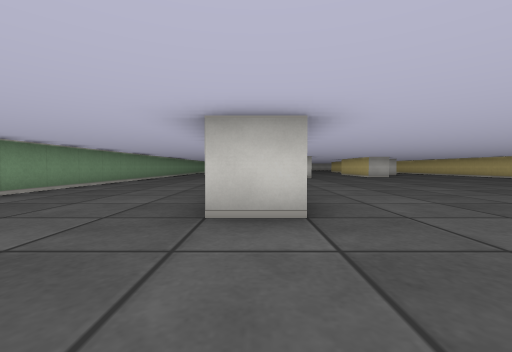
View 1 (above)

19 first-person views from a walk through a cub3D ray-caster map. The camera is about half as high as the walls, tilts 2° down and sees 90° across. The floor is counted in squares. Each view is taken from the middle of a square. On the plan, view 1 faces up. The plan holds only what a view shows up to about 9 squares ahead; the rest is blank.

View 2
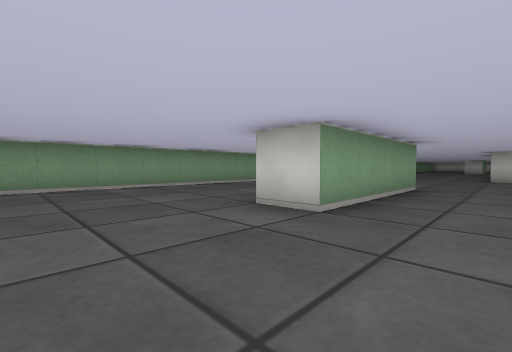

View 3
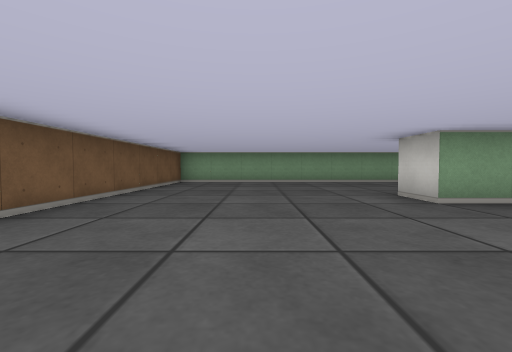

View 4
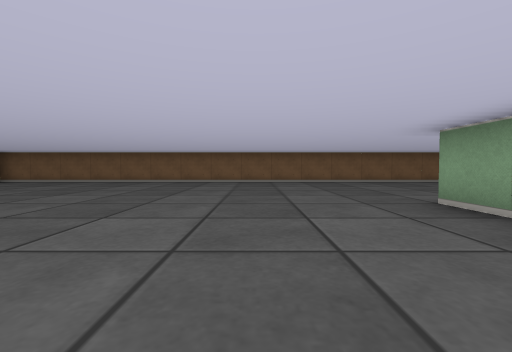

View 5
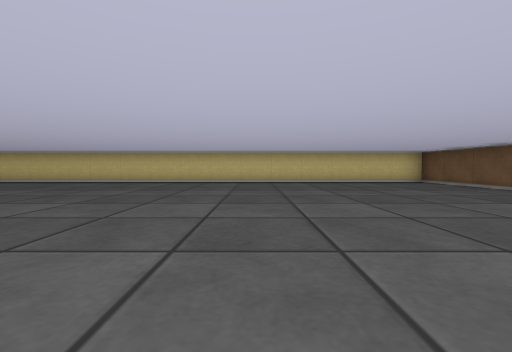

View 6
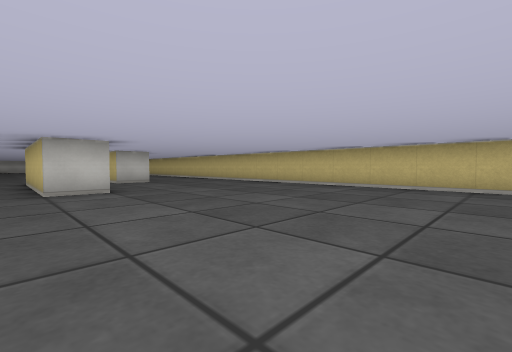

View 7
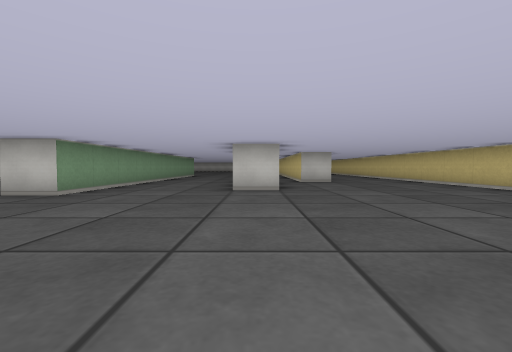

View 8
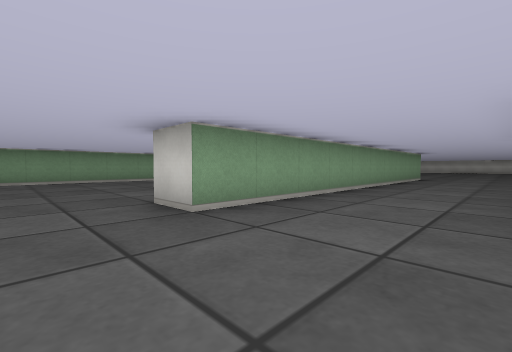

View 9
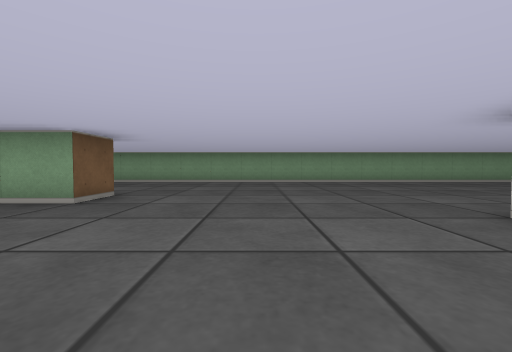

View 10
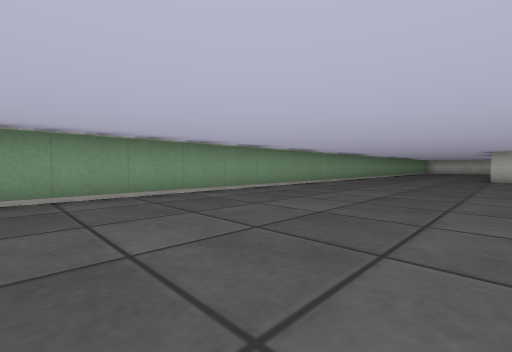

View 11
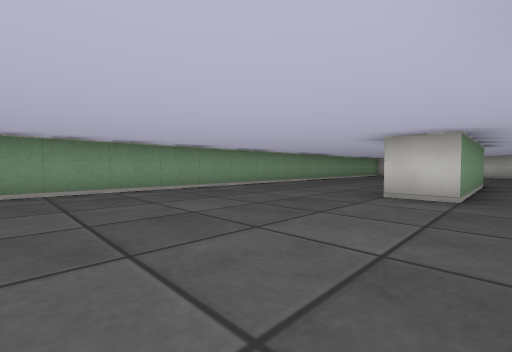

View 12
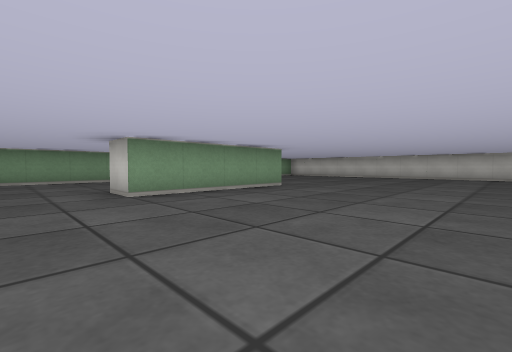

View 13
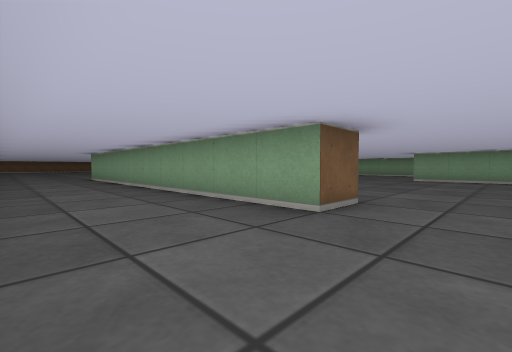

View 14
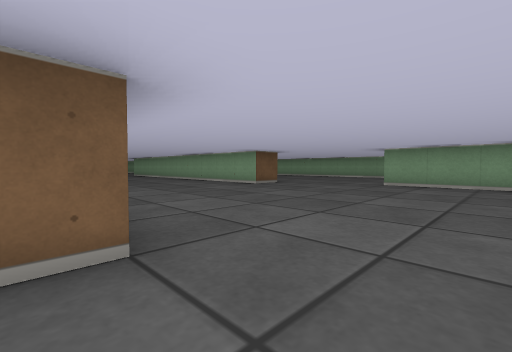

View 15
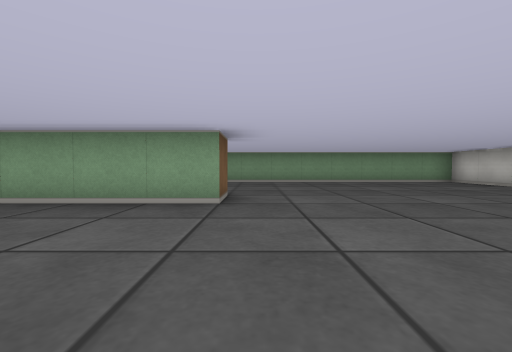

View 16
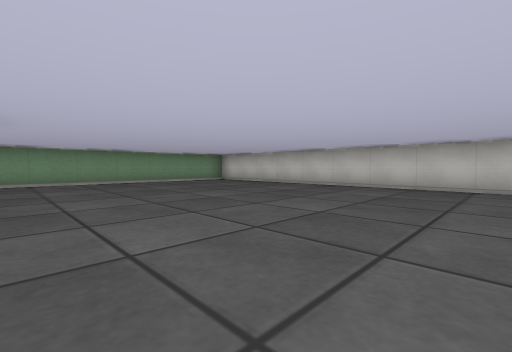

View 17
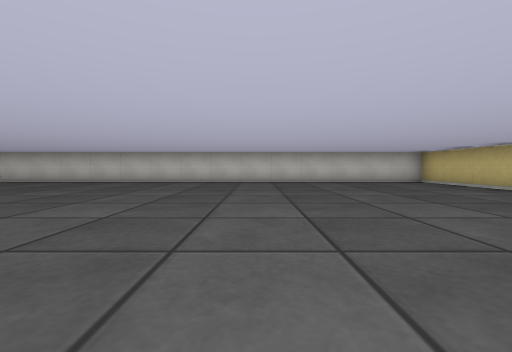

View 18
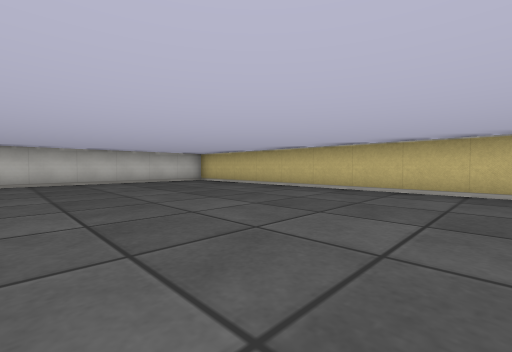

View 19
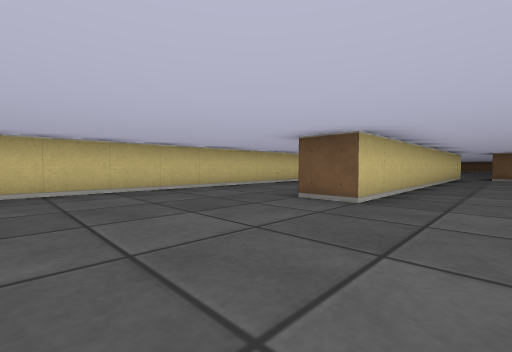

### Floor plan
Points are (right, up) in squares from view 1. A wall is a line through its corners. A room is listed if a view was taken in it or the views show most of it. See-through windows are left out.
Room 1 (views 1, 2, 3, 4, 5, 6, 7, 8, 9, 10, 11, 12, 13, 14, 15, 16, 17, 18, 19)
walls: (7.5, 17.8) (7.5, 25.5) (8.5, 25.5) (8.5, 16.8); (6.6, 12.5) (5.5, 12.5) (5.5, 16.5); (8.6, 15.5) (7.5, 15.5) (7.5, 16.2); (1.4, 21.5) (2.5, 21.5) (2.5, 11.5) (1.5, 11.5); (-0.5, 6.5) (0.5, 6.5) (0.5, 2.5) (-0.5, 2.5); (11.5, 21.8) (11.5, 35.5) (-4.5, 35.5) (-4.5, -2.5) (11.5, -2.5) (11.5, 16); (-0.5, 28.5) (0.5, 28.5) (0.5, 24.5) (-0.5, 24.5)

Where each view was taken, in squares from view 1:
view 1: 0 up, 0 right, facing up
view 2: 0 up, 2 right, facing up-left
view 3: 0 up, 4 right, facing left
view 4: 6 up, 3 right, facing down
view 5: 3 up, 3 right, facing right
view 6: 7 up, 5 right, facing up-right
view 7: 7 up, 6 right, facing up
view 8: 10 up, 5 right, facing up-left
view 9: 9 up, 4 right, facing left
view 10: 13 up, 0 right, facing up-left
view 11: 20 up, 1 right, facing up-left
view 12: 23 up, 5 right, facing up-left
view 13: 27 up, 11 right, facing down-left
view 14: 27 up, 8 right, facing down-left
view 15: 29 up, 4 right, facing left
view 16: 29 up, 4 right, facing up-left
view 17: 27 up, 6 right, facing up
view 18: 27 up, 6 right, facing up-right
view 19: 29 up, 6 right, facing down-right
